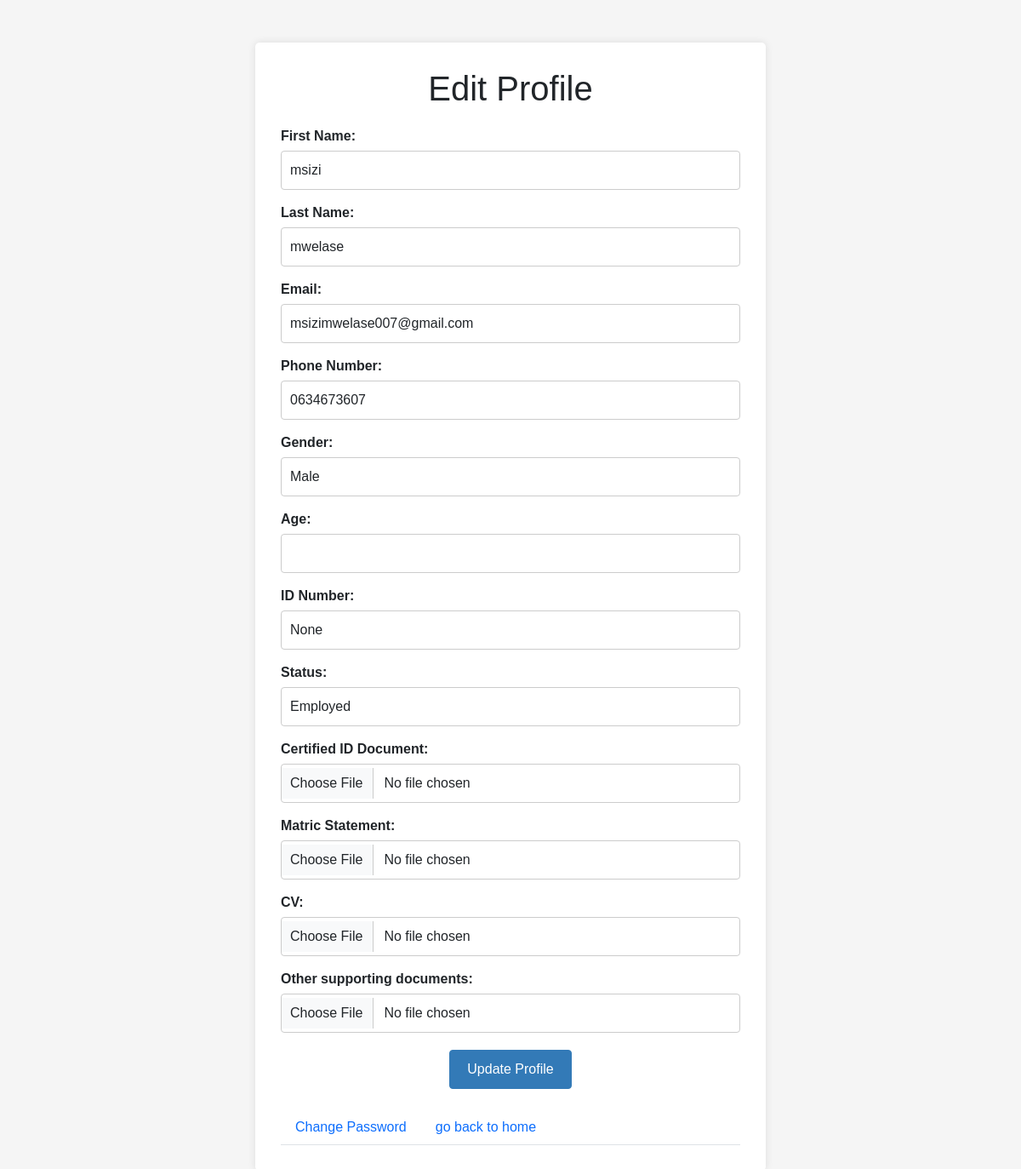
/profile (signed in), run on an earlier commit of the app's database.
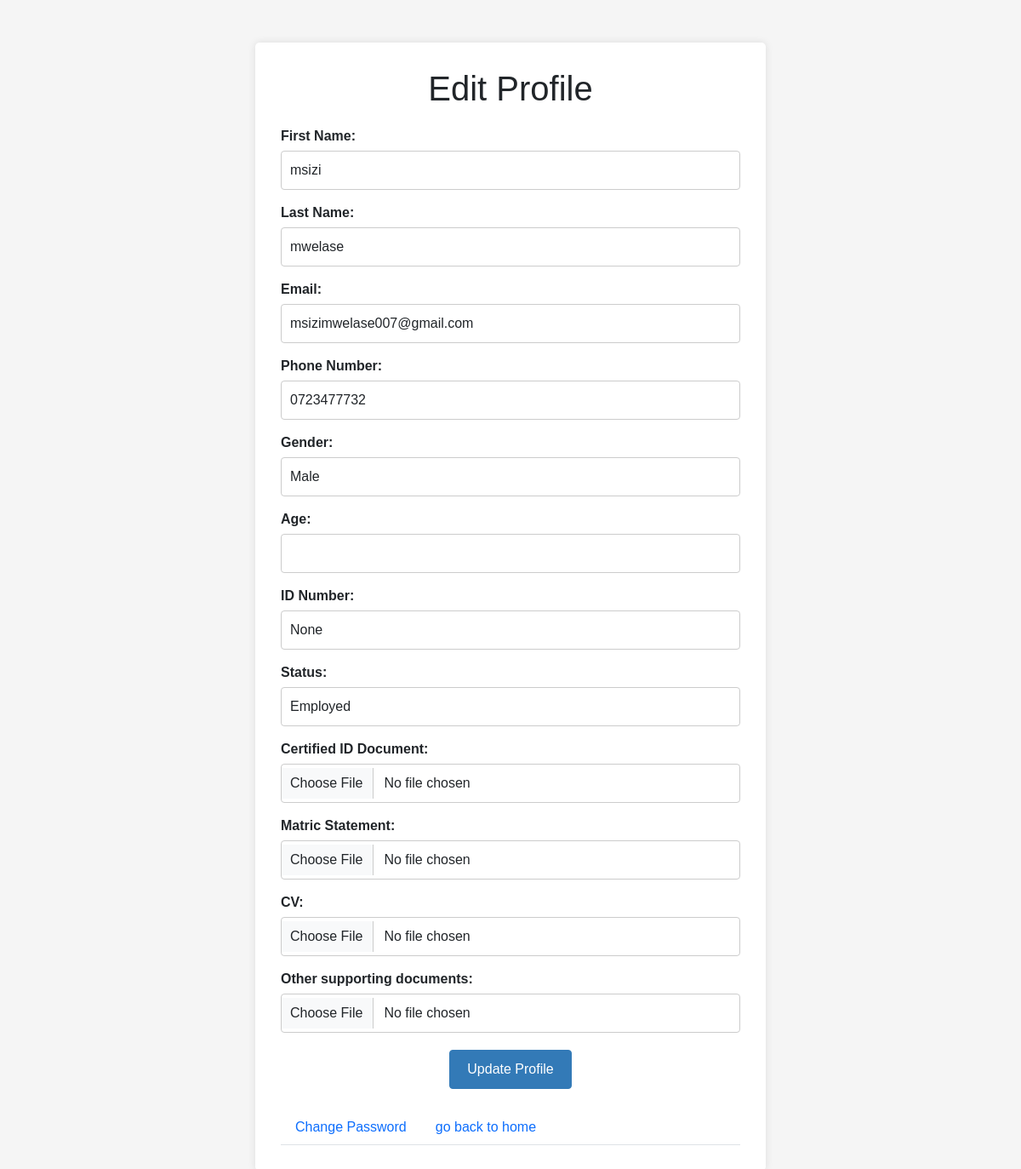
And on a later commit of the database.
### website/models.py (models this page shows, shortened)
class User(db.Model, UserMixin):
    _id = db.Column(db.Integer, primary_key=True)
    email = db.Column(db.String(150), unique=True)
    first_name = db.Column(db.String(150))
    last_name = db.Column(db.String(150))
    phone_number = db.Column(db.String(15))
    password = db.Column(db.String(150))
    gender = db.Column(db.String(150))
    id_number = db.Column(db.String(13))
    age = db.Column(db.Integer)
    status = db.Column(db.String(150))
    certified_id_document = db.Column(db.String(255))
    matric_statement = db.Column(db.String(255))
    cv = db.Column(db.String(255))
    other_supporting_documents = db.Column(db.String(255))

### website/profile.py (the view, shortened to what this page needs)
@profile.route('/profile', methods=['GET', 'POST'])
@login_required
def edit_profile():
    user = User.query.get(current_user._id)
    return render_template("profile.html", user=current_user)

### website/__init__.py (called while the page is built)
def create_app():
    app = Flask(__name__)
    app.config['SECRET_KEY'] = 'fsafdvhcdvv ydekciw'
    app.config['SQLALCHEMY_DATABASE_URI'] = f'sqlite:///{DB_NAME}'
    app.config['UPLOAD_FOLDER'] = 'website/static/uploads'
    db.init_app(app)
    from .views import views
    from .auth import auth
    from .profile import profile
    app.register_blueprint(views ,url_prefix='/')
    app.register_blueprint(auth ,url_prefix='/')
    app.register_blueprint(profile ,url_prefix='/')
    from .models import User ,FinancialAid ,Payment ,Certificate ,Donor ,Course
    create_database(app)
    login_manager = LoginManager()
    login_manager.login_view = 'auth.login'
    login_manager.init_app(app)
    @login_manager.user_loader
    def load_user(id):
        return User.query.get(int(id))
    return app

### website/templates/profile.html (shortened to what this page needs)
<!DOCTYPE html>
<html lang="en">
<head>
  <link rel="stylesheet" href="https://cdn.jsdelivr.net/npm/bootstrap@5.3.0/dist/css/bootstrap.min.css">
  <link rel="stylesheet" href="{{ url_for('static', filename='profile.css') }}">
</head>
<body>
  <div class="container">
    <h1>Edit Profile</h1>
    <form method="POST" >
      <div class="form-group">
        <label for="firstName">First Name:</label>
        <input type="text" name="firstName" id="firstName" value="{{ user.first_name }}" class="form-control">
      </div>
      <div class="form-group">
        <label for="lastName">Last Name:</label>
        <input type="text" name="lastName" id="lastName" value="{{ user.last_name }}" class="form-control">
     </div>
      <div class="form-group">
        <label for="email">Email:</label>
        <input type="email" name="email" id="email" value="{{ user.email }}" class="form-control" muted>
      </div>
      <div class="form-group">
        <label for="phoneNumber">Phone Number:</label>
        <input type="tel" name="phoneNumber" id="phoneNumber" value="{{ user.phone_number }}" class="form-control">
      </div>
      <div class="form-group">
        <label for="gender">Gender:</label>
        <select name="gender" id="gender" class="form-control">
          <option value="male" {% if user.gender == 'male' %}selected{% endif %}>Male</option>
        </select>
      </div>
      <div class="form-group">
        <label for="age">Age:</label>
        <input type="number" name="age" id="age" value="{{ user.age }}" class="form-control">
      </div>
      <div class="form-group">
        <label for="idNumber">ID Number:</label>
        <input type="text" name="idNumber" id="idNumber" value="{{ user.id_number }}" class="form-control">
      </div>
      <div class="form-group">
        <label for="status">Status:</label>
        <select name="status" id="status" class="form-control">
          <option value="employed" {% if user.status == 'employed' %}selected{% endif %}>Employed</option>
        </select>
      </div>
      <div class="form-group">
        <label for="certifiedIdDocument">Certified ID Document:</label>
        <input type="file" name="certifiedIdDocument" id="certifiedIdDocument" class="form-control">
      </div>
      <div class="form-group">
        <label for="matricStatement">Matric Statement:</label>
        <input type="file" name="matricStatement" id="matricStatement" class="form-control">
      </div>
      <div class="form-group">
        <label for="cv">CV:</label>
        <input type="file" name="cv" id="cv" class="form-control">
      </div>
      <div class="form-group">
        <label for="other supporting documents">Other supporting documents:</label>
        <input type="file" name="other supporting documents" id="other supporting documents" class="form-control">
      </div>
      <div class="button-container">
      <button class="btn btn-primary" type="submit">Update Profile</button>
    </div>
    </form>
  <br>
  <ul class="nav nav-tabs" role="tablist">
    <li class="nav-item">
      <a class="nav-link" href="/change-password" data-toggle="tab" role="tab">Change Password</a>
    </li>
    <li class="nav-item">
      <a class="nav-link" href="/" data-toggle="tab" role="tab">go back to home</a>
    </li>
  </ul>
</body>
</html>

### website/static/profile.css (style rules this page uses)
body { font-family: Arial, sans-serif; background-color: #f5f5f5; }
.container { max-width: 600px; margin: 50px auto; padding: 30px; border-radius: 5px; background-color: #fff; box-shadow: 0px 0px 10px rgba(0, 0, 0, 0.1); }
h1 { text-align: center; margin-bottom: 20px; }
.form-group { margin-bottom: 15px; }
.form-group label { display: block; margin-bottom: 5px; font-weight: bold; }
.form-control { width: 100%; padding: 10px; border: 1px solid #ccc; border-radius: 4px; box-sizing: border-box; }
.button-container { text-align: center; margin-top: 20px; }
.btn-primary { background-color: #337ab7; border-color: #337ab7; padding: 10px 20px; border-radius: 4px; }

What changed in the data, as far as the page shows it:
changed User "msizi": phoneNumber "0634673607" → "0723477732"
